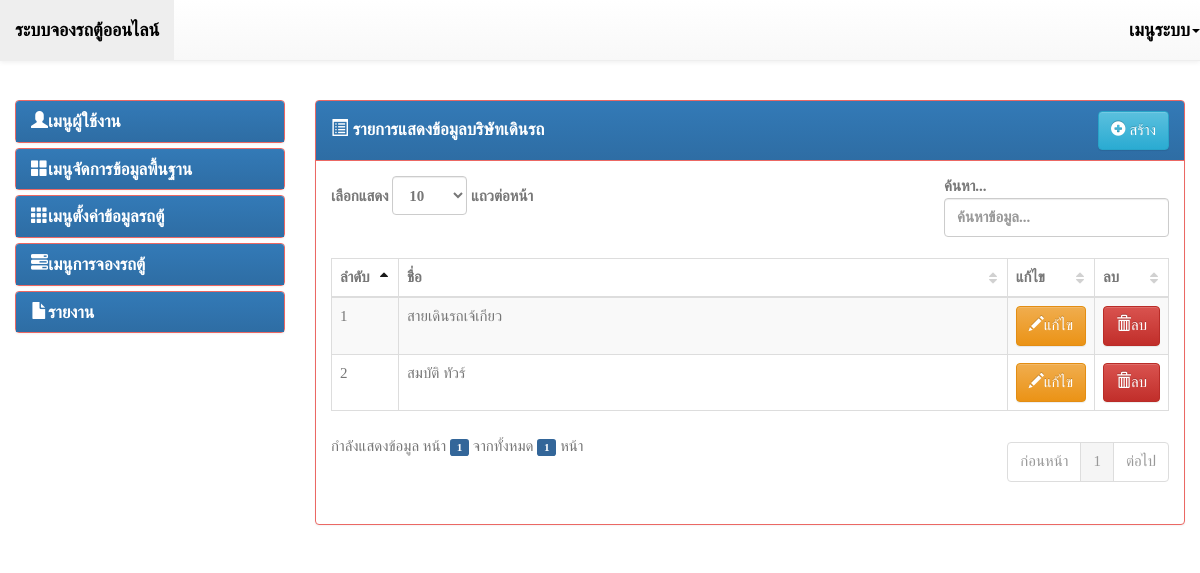
The app's page /backend/index.php?page=list-company (signed in), older data.
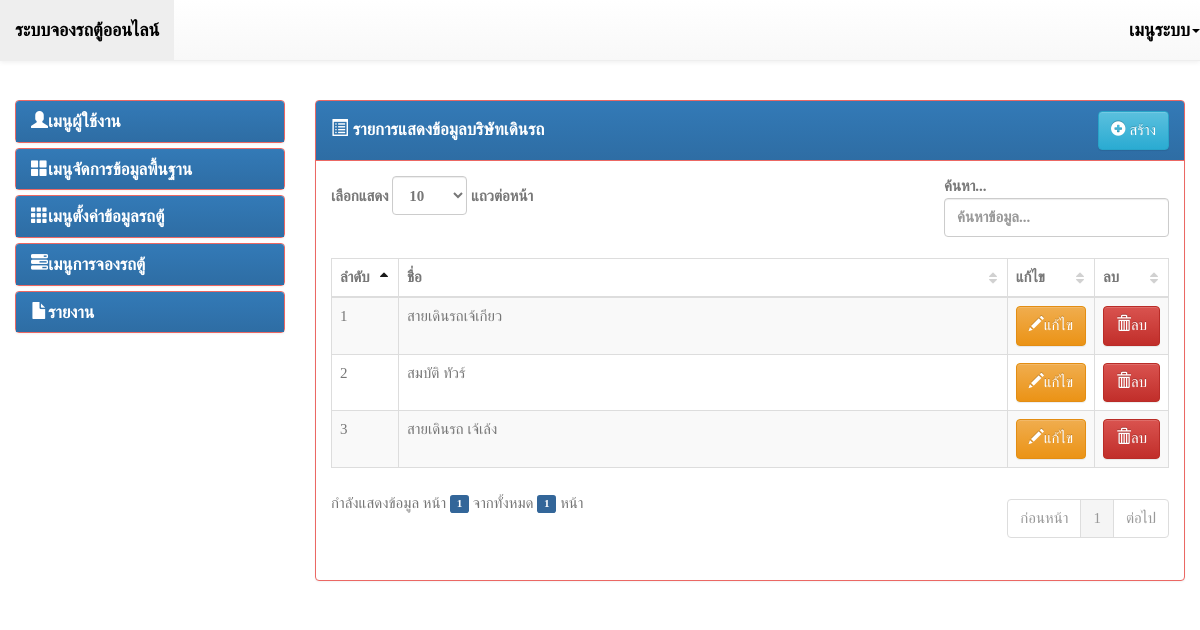
The same page, newer data.
### tables this page shows
CREATE TABLE IF NOT EXISTS `company` (
`c_id` int(11) NOT NULL,
  `c_name` varchar(255) NOT NULL,
  `c_onwer` varchar(255) NOT NULL,
  `c_address` text NOT NULL,
  `c_mobile` varchar(10) NOT NULL,
  `c_updatedate` date NOT NULL,
  `c_updateby` int(11) NOT NULL
);

### mysql_con/PDOMysql.php (called while the page is built, shortened)
<?php
class PDOMysql {
    private static $DSN = "mysql:host=localhost;dbname=db_van";
    private static $USERNAME = "root";
    private static $PASSWORD = "";
    private static $OPTIONS = array(
        PDO::MYSQL_ATTR_INIT_COMMAND => 'SET NAMES utf8',
    );
    public $conn = null;
    public function open() {
        try {
            $this->conn = new PDO(self::$DSN, self::$USERNAME, self::$PASSWORD, self::$OPTIONS);
        } catch (PDOException $e) {
            print "Error!: " . $e->getMessage() . "<br/>";
            die();
        }
        return $this->conn;
    }
}

### backend/list-company.php (the view)
<?php include '../mysql_con/PDOMysql.php'; ?>
<div class="panel panel-primary">
    <div class="panel-heading clearfix">
        <h4 class="panel-title pull-left" style="padding-top: 7.5px;">
            <i class="glyphicon glyphicon-list-alt"></i> รายการแสดงข้อมูลบริษัทเดินรถ
        </h4>
        <div class="btn-group pull-right">
            <a href="index.php?page=form-company" class="btn btn-info">
                <i class="glyphicon glyphicon-plus-sign"></i> สร้าง
            </a>
        </div>
    </div>
    <div class="panel-body">
        <table class="table table-striped table-bordered dataTable dt-responsive">
            <thead>
                <tr>
                    <th>ลำดับ</th>
                    <th>ชื่อ</th>
                    <th>แก้ไข</th>
                    <th>ลบ</th>
                </tr>
            </thead>
            <tbody>
                <?php
                $pdo = new PDOMysql();
                $pdo->conn = $pdo->open();
                $stmt = $pdo->conn->prepare('SELECT * FROM company');
                $stmt->execute();
                $result = $stmt->fetchAll(PDO::FETCH_OBJ);
                ?>
                <?php foreach ($result as $key => $value) { ?>
                    <tr>
                        <td style="width: 8%;"><?= ($key + 1) ?></td>
                        <td><?= $value->c_name ?></td>
                        <td style="width: 8%;">
                            <a href="index.php?page=form-company&id=<?= $value->c_id ?>" class="btn btn-warning">
                                <i class="glyphicon glyphicon-pencil"></i>แก้ไข
                            </a>
                        </td>
                        <td style="width: 8%;">
                            <button type="button" class="btn btn-danger" onclick="delete_data(<?= $value->c_id ?>, '../actionDb/province.php?action=delete')">
                                <i class="glyphicon glyphicon-trash"></i>ลบ
                            </button>
                        </td>
                    </tr>
                <?php } ?>
            </tbody>
        </table>
    </div>
</div>

Row changes from the older to the newer data that the page shows:
added company: c_name "สายเดินรถ เจ้เล้ง"
